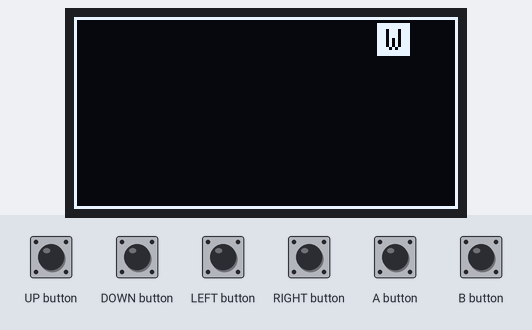
The sketch below on a simulated Arduboy, built with avr-gcc and run on an emulated ATmega32U4. Parts: 128×64 one-colour display. Inputs (shaded band) come from the test bench.

Above: at 1.09 s.
1.3 s: UP button pressed for 0.15 s
2.0 s: DOWN button pressed for 0.15 s
2.7 s: LEFT button pressed for 0.15 s
3.4 s: RIGHT button pressed for 0.15 s
4.1 s: A button pressed for 0.15 s
At 4.29 s:
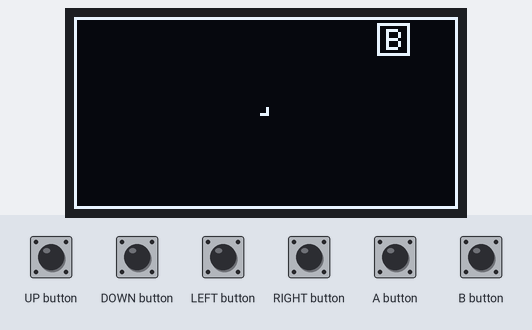
4.8 s: UP button pressed for 1 s
Timing chart, 0 to 7.4 s (numbered marks = the images above; inputs shaded):
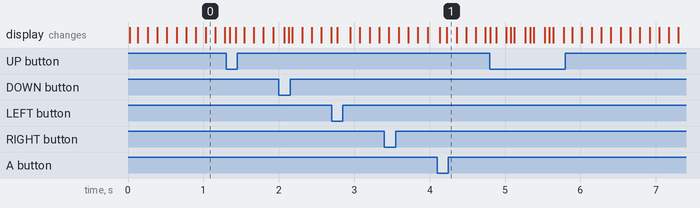

The sketch:

Etch-A-Sketch.ino
```cpp
#include <Arduboy2.h>
Arduboy2 arduboy;

uint8_t colour = WHITE;
bool drawState = true;
uint8_t prevCursorColour = BLACK;
Point cursor;
Point prevCursor;

void renderScreen() {

    if (colour == BLACK) {
        arduboy.fillRect(101, 2, 11, 11, BLACK); // fill
        arduboy.drawRect(101, 2, 11, 11, WHITE); // outline
        arduboy.drawChar(104, 4, 'B', WHITE, BLACK, 1);
    }
    else {
        arduboy.fillRect(101, 2, 11, 11, WHITE);
        arduboy.drawChar(104, 4, 'W', BLACK, WHITE, 1);
    }

}

void setup() {

    arduboy.begin();

    cursor.y = arduboy.height() / 2;
    cursor.x = arduboy.width() / 2;

    prevCursor.x = cursor.x;
    prevCursor.y = cursor.y;
    prevCursorColour = BLACK;

    arduboy.clear();
    arduboy.drawRect(0, 0, arduboy.width(), arduboy.height(), WHITE);

}

void loop() {

    if ( !arduboy.nextFrame() ) return;
    arduboy.pollButtons();

    renderScreen();


    // Flash the cursor ..

    uint8_t cursorColor = WHITE;

    if (arduboy.frameCount % 16 < 8) {
        cursorColor = BLACK;
    }

    arduboy.drawPixel(cursor.x, cursor.y, cursorColor);


    // Change colour with A BUTTON ..

    if (arduboy.justPressed(A_BUTTON)) {
        if (colour == WHITE) {
            colour = BLACK;
        }
        else {
            colour = WHITE;
        }
    }


    // Change drawing state with B BUTTON ..

    if (arduboy.justPressed(B_BUTTON)) {
        drawState = !drawState;
    }


    // Control the cursor ..

    if (arduboy.frameCount % 4 == 0) {

        if (arduboy.pressed(LEFT_BUTTON) && cursor.x > 1) {
            cursor.x--;
        }

        if (arduboy.pressed(RIGHT_BUTTON) && cursor.x < arduboy.width() - 2) {
            cursor.x++;
        }

        if (arduboy.pressed(UP_BUTTON) && cursor.y > 1) {
            cursor.y--;
        }

        if (arduboy.pressed(DOWN_BUTTON) && cursor.y < arduboy.height() - 2) {
            cursor.y++;
        }

        if (cursor.x != prevCursor.x || cursor.y != prevCursor.y) {

            if (drawState) {
                arduboy.drawPixel(prevCursor.x, prevCursor.y, colour);
            }
            else {
                arduboy.drawPixel(prevCursor.x, prevCursor.y, prevCursorColour);
            }

            prevCursor.x = cursor.x;
            prevCursor.y = cursor.y;
            prevCursorColour = arduboy.getPixel(prevCursor.x, prevCursor.y);

        }

    }

    arduboy.display();

}
```

Measured:
- after the input at 4.1 s, the display: first changes at once (image 1 shows a later state)
